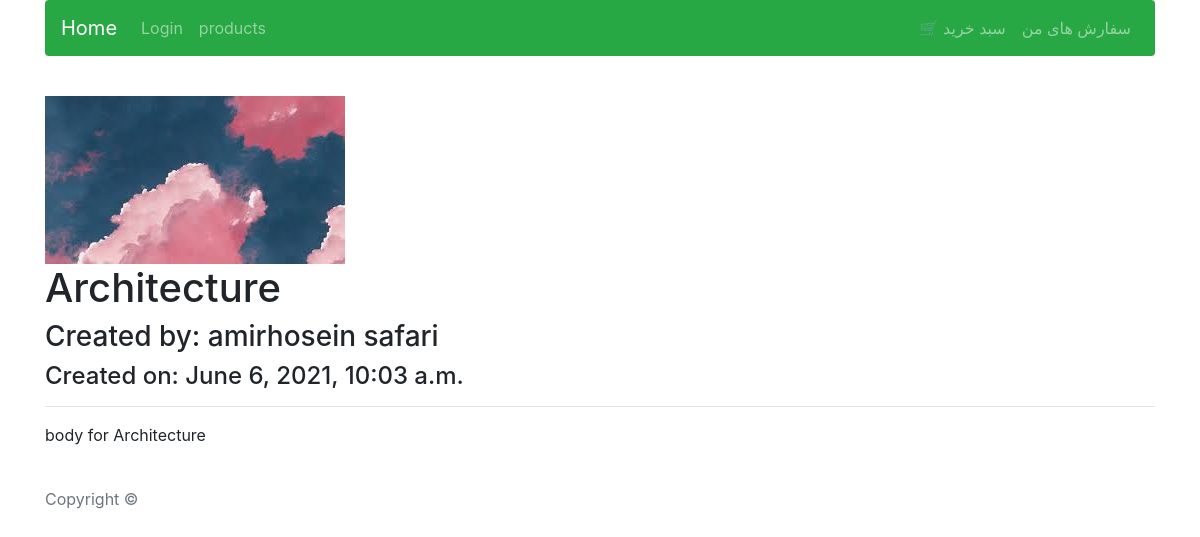
Screenshot of /blog/post/7 with the database file from the repository.
### blog/models.py (models this page shows, shortened)
class Post(models.Model):
    title = models.CharField(max_length=100, verbose_name='عنوان پست')
    created_on = models.DateTimeField(verbose_name='تاریخ ایجاد', auto_now_add=True)
    body = models.TextField(max_length=500, verbose_name='متن', null=True)
    creator = models.ForeignKey('auth.User', verbose_name='کاربر', on_delete=models.PROTECT)
    image = models.ImageField(verbose_name='عکس', blank=True, null=True)
    like = models.IntegerField(default=0)
    categories = models.ManyToManyField('blog.Category')
    class Meta:
        ordering = ('title',)
        verbose_name = 'پست'
        verbose_name_plural = 'پست ها'

### blog/views.py (the view)
# urls.py: path('post/<int:pk>', views.ViewPost.as_view(), name='viewpost'),
class ViewPost(DetailView):
    model = models.Post

### blog/templates/blog/post_detail.html (shortened to what this page needs)
{% extends 'blog/base.html' %}
{% block content %}
    <div class="col-12">
        {% if object.image %}
            <img src="{{ object.image.url }}" class="img-fluid" alt="{{ object.image.name }}">
        {% endif %}
        <div class="d-flex">
            <h1>{{ object.title }}</h1>
        </div>
        <h3>Created by: {{ object.creator.get_full_name }}</h3>
        <h4>Created on: {{ object.created_on }}</h4>
        <hr>
        <p>{{ object.body }}</p>
    </div>
{% endblock %}

### rows the page displays
Post: image (picture), title "Architecture", creator.get_full_name "amirhosein safari", created_on "June 6, 2021, 10:03 a.m.", body "body for Architecture"
